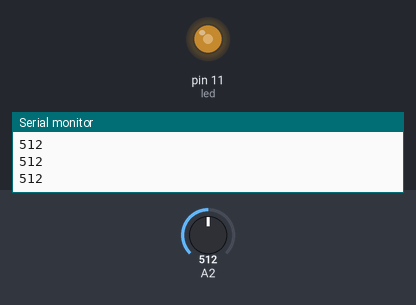
Simulated run of this sketch. Board: Arduino Uno, built with avr-gcc and run on an emulated ATmega328P. Parts: output pins drawn as LEDs (lit = HIGH), the last lines printed to the serial monitor. Inputs (shaded band) come from the test bench; at power-on: A2 = 512.

Above: at 1.2 s.
1.3 s: A2 set to 716
At 2.0 s:
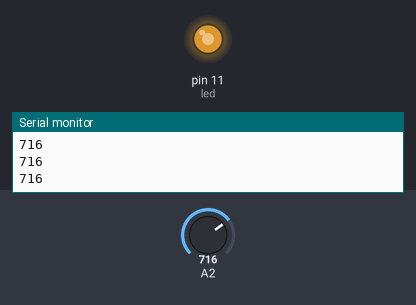
2.8 s: A2 set to 900
At 3.3 s:
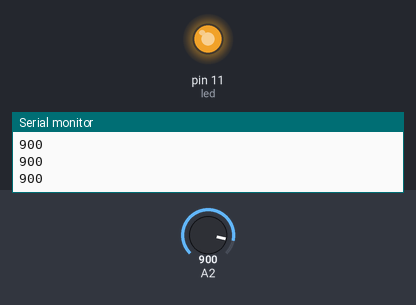
4.3 s: A2 set to 122
At 4.6 s:
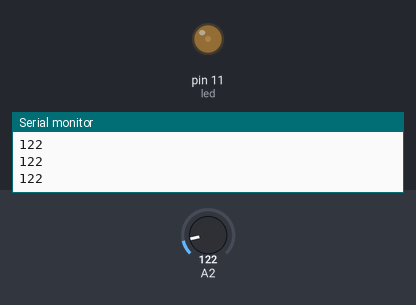
5.8 s: A2 set to 0
At 7.0 s:
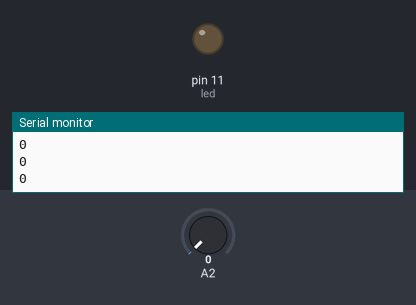
7.3 s: A2 set to 511
At 8.5 s:
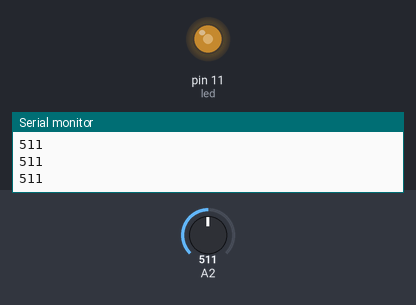
Timing chart, 0 to 9.8 s (numbered marks = the images above; inputs shaded):
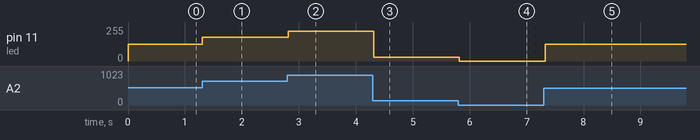

The sketch:

Lesson_9_-_Using_photoresistor_to_control_LED_Brightness.ino
```cpp
int led = 11;
int value = 0;


void setup() {
  Serial.begin(9600);
}
void loop() {
  value = analogRead(A2);
  Serial.println(value, DEC);  // light intensity, LOW value = BRIGHT environment, HIGH value = DARK environment
  // value range on 0-1023

  int valueLED = map(value, 0, 1023, 0, 255);  // due to the fact that PWM range from 0-255, so we have to convert it
  analogWrite(led, valueLED);
  delay(100);
}
```

Measured:
- after the input at 1.3 s, pin 11 (led): 127/255 → 178/255 at once
- after the input at 2.8 s, pin 11 (led): 178/255 → 224/255 at once
- after the input at 4.3 s, pin 11 (led): 224/255 → 30/255 at once
- after the input at 5.8 s, pin 11 (led): 30/255 → 0/255 at once
- after the input at 7.3 s, pin 11 (led): 0/255 → 127/255 at once
